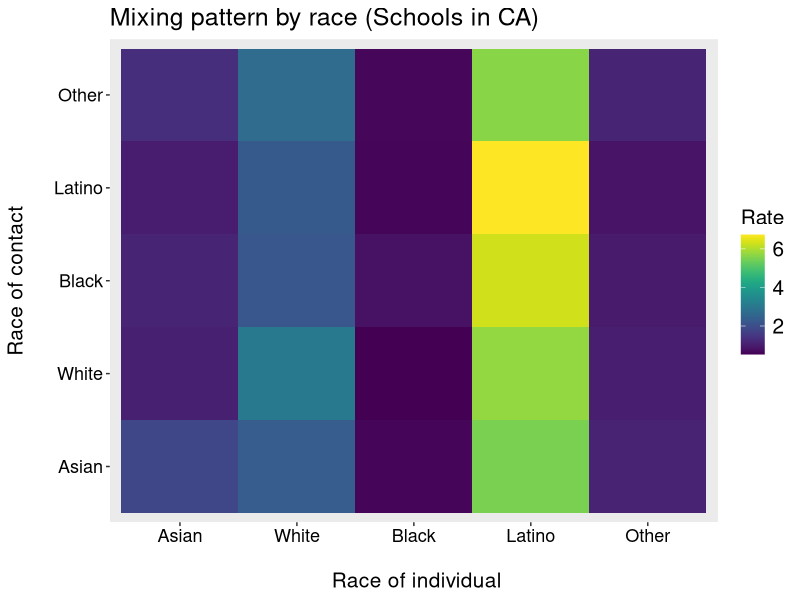

This figure's R source:
library(dplyr)

#### total number of effective contacts
eff_contacts=11.41

#### assortativity coefficient
assort_coeff=0.0 # 1 indicates a perfect assortative mixing, while 0 indicates a proportionate mixing

#### list of race/ethnicity
race_list <- c("Asian", "White", "Black", "Latino", "Other")

#### the number of 5-17 year old children in each race/ethnicity by GEOID
publicschool_data = read.csv("publicschool_data.csv")

publicschool_data %>% group_by(GEOID) %>%
mutate(contact_Asian = eff_contacts*assort_coeff + (1-assort_coeff)*percent_final[demographic == "Asian"]*eff_contacts, 
       contact_White = (1-assort_coeff)*percent_final[demographic == "White"]*eff_contacts,
       contact_Black = (1-assort_coeff)*percent_final[demographic == "Black"]*eff_contacts, 
       contact_Latino = (1-assort_coeff)*percent_final[demographic == "Latino"]*eff_contacts,
       contact_Other = (1-assort_coeff)*percent_final[demographic == "Other"]*eff_contacts) %>% ungroup() %>%
filter(demographic==race_list[1]) -> Asian_contacts

publicschool_data %>% group_by(GEOID) %>%
mutate(contact_Asian = (1-assort_coeff)*percent_final[demographic == "Asian"]*eff_contacts, 
       contact_White = eff_contacts*assort_coeff + (1-assort_coeff)*percent_final[demographic == "White"]*eff_contacts,
       contact_Black = (1-assort_coeff)*percent_final[demographic == "Black"]*eff_contacts, 
       contact_Latino = (1-assort_coeff)*percent_final[demographic == "Latino"]*eff_contacts,
       contact_Other = (1-assort_coeff)*percent_final[demographic == "Other"]*eff_contacts) %>% ungroup() %>%
filter(demographic==race_list[2]) -> White_contacts

publicschool_data %>% group_by(GEOID) %>%
mutate(contact_Asian = (1-assort_coeff)*percent_final[demographic == "Asian"]*eff_contacts, 
       contact_White = (1-assort_coeff)*percent_final[demographic == "White"]*eff_contacts,
       contact_Black = eff_contacts*assort_coeff + (1-assort_coeff)*percent_final[demographic == "Black"]*eff_contacts, 
       contact_Latino = (1-assort_coeff)*percent_final[demographic == "Latino"]*eff_contacts,
       contact_Other = (1-assort_coeff)*percent_final[demographic == "Other"]*eff_contacts) %>% ungroup() %>%
filter(demographic==race_list[3]) -> Black_contacts

publicschool_data %>% group_by(GEOID) %>%
mutate(contact_Asian = (1-assort_coeff)*percent_final[demographic == "Asian"]*eff_contacts, 
       contact_White = (1-assort_coeff)*percent_final[demographic == "White"]*eff_contacts,
       contact_Black = (1-assort_coeff)*percent_final[demographic == "Black"]*eff_contacts, 
       contact_Latino = eff_contacts*assort_coeff + (1-assort_coeff)*percent_final[demographic == "Latino"]*eff_contacts,
       contact_Other = (1-assort_coeff)*percent_final[demographic == "Other"]*eff_contacts) %>% ungroup() %>%
filter(demographic==race_list[4]) -> Latino_contacts

publicschool_data %>% group_by(GEOID) %>%
mutate(contact_Asian = (1-assort_coeff)*percent_final[demographic == "Asian"]*eff_contacts, 
       contact_White = (1-assort_coeff)*percent_final[demographic == "White"]*eff_contacts,
       contact_Black = (1-assort_coeff)*percent_final[demographic == "Black"]*eff_contacts, 
       contact_Latino = (1-assort_coeff)*percent_final[demographic == "Latino"]*eff_contacts,
       contact_Other = eff_contacts*assort_coeff + (1-assort_coeff)*percent_final[demographic == "Other"]*eff_contacts) %>% ungroup() %>%
filter(demographic==race_list[5]) -> Other_contacts

rbind(Asian_contacts, White_contacts, Black_contacts, Latino_contacts, Other_contacts) -> school_probability

#### total number of children 5-17 yo by race/ethnicity in the state
children_n = school_probability %>%
  group_by(demographic)%>%
  summarize(across(children_5_17, ~ sum(as.numeric(.x), na.rm = TRUE)))

contact_race_list <- list()
for(i in 1:length(race_list)){
    school_dem = school_probability %>%
      filter(demographic == race_list[i]) %>%
      mutate(Asian_k = children_5_17*contact_Asian, 
             White_k = children_5_17*contact_White,
             Black_k = children_5_17*contact_Black,
             Latino_k = children_5_17*contact_Latino,
             Other_k = children_5_17*contact_Other) %>%
      summarize(across(Asian_k:Other_k, ~ sum(as.numeric(.x), na.rm = TRUE))) 

    contact_race_list[[i]] = school_dem/children_n$children_5_17[children_n$demographic == race_list[i]]
}

cbind(t(as.matrix(contact_race_list[[1]])), t(as.matrix(contact_race_list[[2]])), 
      t(as.matrix(contact_race_list[[3]])), t(as.matrix(contact_race_list[[4]])), 
      t(as.matrix(contact_race_list[[5]]))) %>% as.data.frame() -> contact_matrix
colnames(contact_matrix) <- c("Asian", "White", "Black", "Latino", "Other")
rownames(contact_matrix) <- colnames(contact_matrix)

contact_matrix
write.csv(contact_matrix, "school_contact_matrix_CA_proportionate.csv")

library(ggplot2); library(viridis); library(reshape2)

contact_matrix_melt <- melt(as.matrix(contact_matrix))

options(repr.plot.width=7,repr.plot.height=6)
ggplot(data = contact_matrix_melt, aes(x=Var1, y=Var2, fill=value)) + 
geom_tile() +
labs(x="\n Race of individual", y="Race of contact\n") +
ggtitle("Mixing pattern by race (Schools in CA)") +
theme(axis.title = element_text(size=15, family="sans",color="black"),
      axis.text = element_text(size=13, family="sans",color="black"),
      panel.grid.major = element_blank(), panel.grid.minor = element_blank(),
      legend.title = element_text(size = 15),legend.text = element_text(size = 15),
      plot.title = element_text(size=18, family="sans",color="black")) +
scale_fill_viridis("Rate", direction = 1)
